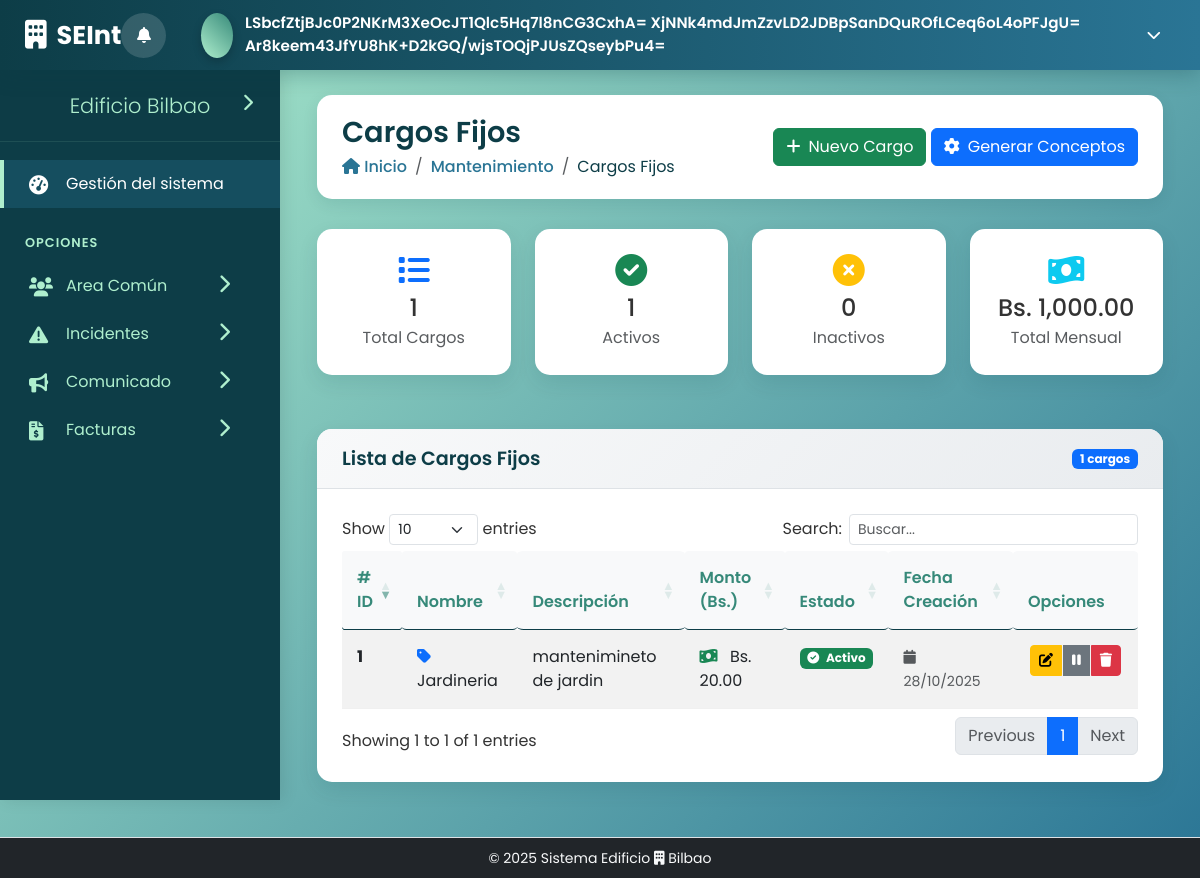
Screenshot of /public/controlador/CargosFijosControlador.php (signed in) with the database file from the repository.
### tables this page shows
CREATE TABLE cargos_fijos (
                              id_cargo INT AUTO_INCREMENT PRIMARY KEY,
                              nombre_cargo VARCHAR(255) NOT NULL,
                              monto DECIMAL(10,2) NOT NULL,
                              descripcion TEXT,
                              estado ENUM('activo', 'inactivo') DEFAULT 'activo',
                              fecha_creacion DATETIME DEFAULT CURRENT_TIMESTAMP,
                              fecha_actualizacion DATETIME DEFAULT CURRENT_TIMESTAMP ON UPDATE CURRENT_TIMESTAMP
);

### public/modelo/CargosFijosModelo.php (called while the page is built, shortened)
<?php
class CargosFijosModelo {
    private $db;
    public function __construct($db) {
        $this->db = $db;
    }
    public function obtenerCargosFijos() {
        try {
            $sql = "SELECT * FROM cargos_fijos ORDER BY nombre_cargo";
            $stmt = $this->db->prepare($sql);
            $stmt->execute();
            return $stmt->fetchAll(PDO::FETCH_ASSOC);
        } catch (PDOException $e) {
            error_log("Error en obtenerCargosFijos: " . $e->getMessage());
            return false;
        }
    }
    public function obtenerDepartamentosOcupados() {
        try {
            $sql = "
                SELECT DISTINCT d.id_departamento, d.numero, d.piso
                FROM departamento d
                JOIN tiene_departamento td ON d.id_departamento = td.id_departamento
                WHERE td.estado = 'activo'
                ORDER BY d.piso, d.numero
            ";
            $stmt = $this->db->prepare($sql);
            $stmt->execute();
            return $stmt->fetchAll(PDO::FETCH_ASSOC);
        } catch (PDOException $e) {
            error_log("Error en obtenerDepartamentosOcupados: " . $e->getMessage());
            return [];
        }
    }
    public function obtenerEstadisticasCargos() {
        try {
            $sql_cargos = "SELECT COUNT(*) as total_cargos,
                                  SUM(CASE WHEN estado = 'activo' THEN 1 ELSE 0 END) as cargos_activos,
                                  SUM(CASE WHEN estado = 'inactivo' THEN 1 ELSE 0 END) as cargos_inactivos,
                                  SUM(monto) as monto_total,
                                  SUM(CASE WHEN estado = 'activo' THEN monto ELSE 0 END) as monto_activos
                           FROM cargos_fijos";
            $stmt = $this->db->prepare($sql_cargos);
            $stmt->execute();
            $estadisticas = $stmt->fetch(PDO::FETCH_ASSOC);
            $departamentos = $this->obtenerDepartamentosOcupados();
            $estadisticas['total_departamentos'] = count($departamentos);
            $estadisticas['monto_mensual_total'] = $estadisticas['monto_activos'] * $estadisticas['total_departamentos'];
            return $estadisticas;
        } catch (PDOException $e) {
            error_log("Error en obtenerEstadisticasCargos: " . $e->getMessage());
            return [
                'total_cargos' => 0,
                'cargos_activos' => 0,
                'cargos_inactivos' => 0,
                'monto_total' => 0,
                'monto_activos' => 0,
                'total_departamentos' => 0,
                'monto_mensual_total' => 0
            ];
        }
    }
}
?>

### public/vista/ListarCargosFijosVista.php (the view, shortened to what this page needs)
<?php include("../../includes/header.php"); ?>
    <div class="page-header fade-in">
        <div class="page-title">
            <h1>Cargos Fijos</h1>
            <nav aria-label="breadcrumb">
                <ol class="breadcrumb">
                    <li class="breadcrumb-item"><a href="#"><i class="fas fa-home"></i> Inicio</a></li>
                    <li class="breadcrumb-item"><a href="#">Mantenimiento</a></li>
                    <li class="breadcrumb-item active" aria-current="page">Cargos Fijos</li>
                </ol>
            </nav>
        </div>
        <div class="page-actions">
            <a href="CargosFijosControlador.php?action=formularioCrearCargo" class="btn btn-success">
                <i class="fas fa-plus me-2"></i>Nuevo Cargo
            </a>
            <a href="CargosFijosControlador.php?action=vistaGenerarConceptos" class="btn btn-primary">
                <i class="fas fa-cog me-2"></i>Generar Conceptos
            </a>
        </div>
    </div>
    <div class="row fade-in mb-4">
        <div class="col-md-3">
            <div class="content-box text-center">
                <div class="content-box-body">
                    <i class="fas fa-list fa-2x text-primary mb-2"></i>
                    <h4 class="mb-1"><?php echo $estadisticas['total_cargos'] ?? 0; ?></h4>
                    <p class="text-muted mb-0">Total Cargos</p>
                </div>
            </div>
        </div>
        <div class="col-md-3">
            <div class="content-box text-center">
                <div class="content-box-body">
                    <i class="fas fa-check-circle fa-2x text-success mb-2"></i>
                    <h4 class="mb-1"><?php echo $estadisticas['cargos_activos'] ?? 0; ?></h4>
                    <p class="text-muted mb-0">Activos</p>
                </div>
            </div>
        </div>
        <div class="col-md-3">
            <div class="content-box text-center">
                <div class="content-box-body">
                    <i class="fas fa-times-circle fa-2x text-warning mb-2"></i>
                    <h4 class="mb-1"><?php echo $estadisticas['cargos_inactivos'] ?? 0; ?></h4>
                    <p class="text-muted mb-0">Inactivos</p>
                </div>
            </div>
        </div>
        <div class="col-md-3">
            <div class="content-box text-center">
                <div class="content-box-body">
                    <i class="fas fa-money-bill-wave fa-2x text-info mb-2"></i>
                    <h4 class="mb-1">Bs. <?php echo number_format($estadisticas['monto_mensual_total'] ?? 0, 2); ?></h4>
                    <p class="text-muted mb-0">Total Mensual</p>
                </div>
            </div>
        </div>
    </div>
    <div class="row fade-in">
        <div class="col-12">
            <div class="content-box">
                <div class="content-box-header d-flex justify-content-between align-items-center">
                    <h5>Lista de Cargos Fijos</h5>
                    <span class="badge bg-primary"><?php echo count($cargos); ?> cargos</span>
                </div>
                <div class="content-box-body">
                    <?php if (empty($cargos)): ?>
                        <div class="text-center py-4">
                            <i class="fas fa-money-bill-wave fa-3x text-muted mb-3"></i>
                            <p class="text-muted">No hay cargos fijos registrados</p>
                            <a href="CargosFijosControlador.php?action=formularioCrearCargo" class="btn btn-primary">
                                <i class="fas fa-plus me-2"></i>Crear Primer Cargo
                            </a>
                        </div>
                    <?php else: ?>
                        <div class="table-container">
                            <table id="tablaCargosFijos" class="table table-hover table-striped">
                                <thead>
                                <tr>
                                    <th># ID</th>
                                    <th>Nombre</th>
                                    <th>Descripción</th>
                                    <th>Monto (Bs.)</th>
                                    <th>Estado</th>
                                    <th>Fecha Creación</th>
                                    <th>Opciones</th>
                                </tr>
                                </thead>
                                <tbody>
                                <?php foreach ($cargos as $cargo): ?>
                                    <tr>
                                        <td><strong><?php echo htmlspecialchars($cargo['id_cargo']); ?></strong></td>
                                        <td>
                                            <i class="fas fa-tag text-primary me-2"></i>
                                            <?php echo htmlspecialchars($cargo['nombre_cargo']); ?>
                                        </td>
                                        <td>
                                            <?php echo htmlspecialchars($cargo['descripcion'] ?: 'Sin descripción'); ?>
                                        </td>
                                        <td>
                                            <i class="fas fa-money-bill-wave text-success me-2"></i>
                                            Bs. <?php echo number_format($cargo['monto'], 2); ?>
                                        </td>
                                        <td>
                                            <?php
                                            $badge_class = $cargo['estado'] == 'activo' ? 'bg-success' : 'bg-warning';
                                            $icon = $cargo['estado'] == 'activo' ? 'fa-check-circle' : 'fa-times-circle';
                                            ?>
                                            <span class="badge <?php echo $badge_class; ?>">
                                                <i class="fas <?php echo $icon; ?> me-1"></i>
                                                <?php echo ucfirst(htmlspecialchars($cargo['estado'])); ?>
                                            </span>
                                        </td>
                                        <td>
                                            <small class="text-muted">
                                                <i class="fas fa-calendar me-1"></i>
                                                <?php echo date('d/m/Y', strtotime($cargo['fecha_creacion'])); ?>
                                            </small>
                                        </td>
                                        <td>
                                            <div class="btn-group" role="group">
                                                <button class="btn btn-warning btn-sm"
                                                        data-bs-toggle="modal"
                                                        data-bs-target="#editarCargoModal"
                                                        data-id="<?php echo htmlspecialchars($cargo['id_cargo']); ?>"
                                                        data-nombre="<?php echo htmlspecialchars($cargo['nombre_cargo']); ?>"
                                                        data-descripcion="<?php echo htmlspecialchars($cargo['descripcion']); ?>"
                                                        data-monto="<?php echo htmlspecialchars($cargo['monto']); ?>"
                                                        data-estado="<?php echo htmlspecialchars($cargo['estado']); ?>"
                                                        title="Editar cargo">
                                                    <i class="fas fa-edit"></i>
                                                </button>
                                                <?php if ($cargo['estado'] == 'activo'): ?>
                                                    <button class="btn btn-secondary btn-sm"
                                                            data-bs-toggle="modal"
                                                            data-bs-target="#cambiarEstadoModal"
                                                            data-id="<?php echo htmlspecialchars($cargo['id_cargo']); ?>"
                                                            data-nombre="<?php echo htmlspecialchars($cargo['nombre_cargo']); ?>"
                                                            data-estado="inactivo"
                                                            title="Desactivar cargo">
                                                        <i class="fas fa-pause"></i>
                                                    </button>
                                                <?php endif; ?>
                                                <button class="btn btn-danger btn-sm"
                                                        data-bs-toggle="modal"
                                                        data-bs-target="#eliminarCargoModal"
                                                        data-id="<?php echo htmlspecialchars($cargo['id_cargo']); ?>"
                                                        data-nombre="<?php echo htmlspecialchars($cargo['nombre_cargo']); ?>"
                                                        title="Eliminar cargo">
                                                    <i class="fas fa-trash"></i>
                                                </button>
                                            </div>
                                        </td>
                                    </tr>
                                <?php endforeach; ?>
                                </tbody>
                            </table>
                        </div>
                    <?php endif; ?>
                </div>
            </div>
        </div>
    </div>
    <link rel="stylesheet" type="text/css" href="https://cdn.datatables.net/1.13.6/css/dataTables.bootstrap5.min.css">
    <link rel="stylesheet" type="text/css" href="https://cdn.datatables.net/responsive/2.5.0/css/responsive.bootstrap5.min.css">
<?php include("../../includes/footer.php"); ?>

### includes/css/dashboard.css (style rules this page uses)
:root { --celeste: #afefce; --verde-suave: #99b6a0; --verde: #368979; --azul: #2a7595; --azul-oscuro: #0d3d47; --sidebar-width: 280px; --sidebar-collapsed-width: 70px; --header-height: 70px; --transition-speed: 0.3s; }
* { margin: 0; padding: 0; box-sizing: border-box; }
body { font-family: 'Poppins', sans-serif; background: linear-gradient(135deg, var(--celeste) 0%, var(--azul) 100%); color: #333; overflow-x: hidden; min-height: 100vh; }
.page-header { display: flex; justify-content: space-between; align-items: center; margin-bottom: 30px; background: white; padding: 20px 25px; border-radius: 15px; box-shadow: 0 5px 15px rgba(13, 61, 71, 0.1); }
.page-title h1 { font-weight: 600; color: var(--azul-oscuro); margin: 0; font-size: 1.8rem; }
.breadcrumb { background: none; padding: 0; margin: 5px 0 0; }
.breadcrumb-item a { color: var(--azul); text-decoration: none; font-weight: 500; }
.breadcrumb-item.active { color: var(--azul-oscuro); }
.content-box { background: white; border-radius: 15px; box-shadow: 0 8px 20px rgba(13, 61, 71, 0.1); margin-bottom: 30px; overflow: hidden; transition: all 0.3s; }
.content-box-header { padding: 18px 25px; border-bottom: 1px solid #f0f0f0; display: flex; justify-content: space-between; align-items: center; background: linear-gradient(to right, #f8f9fa, white); }
.content-box-header h5 { font-weight: 600; margin: 0; color: var(--azul-oscuro); font-size: 1.2rem; }
.content-box-body { padding: 25px; }
.table thead th { color:var(--verde); border-color: #0d3d47; font-weight: 600; padding: 15px; border-radius: 4%; }
.table tbody tr { transition: all 0.2s; }
.table tbody td { padding: 15px; border-color: #f0f0f0; }
.fade-in { animation: fadeIn 0.6s ease-in-out; }

### public/vista/ListarCargosFijosVista.php (style rules this page uses)
.content-box-header { background: linear-gradient(135deg, #f8f9fa 0%, #e9ecef 100%); border-bottom: 1px solid #dee2e6; }
.table th { border-top: none; font-weight: 600; color: var(--azul-oscuro); background-color: #f8f9fa; }
.btn-group .btn { margin: 0 2px; }
.content-box.text-center { transition: transform 0.2s; }

### rows the page displays
cargos_fijos: id_cargo "1", nombre_cargo "Jardineria", descripcion "mantenimineto de jardin", monto "20.00", estado "Activo", fecha_creacion "28/10/2025"

### other values shown
$_SESSION['nombre'] "LSbcfZtjBJc0P2NKrM3XeOcJT1Qlc5Hq7l8nCG3CxhA="
$_SESSION['apellido_paterno'] "XjNNk4mdJmZzvLD2JDBpSanDQuROfLCeq6oL4oPFJgU="
$_SESSION['apellido_materno'] "Ar8keem43JfYU8hK+D2kGQ/wjsTOQjPJUsZQseybPu4="
$estadisticas['total_cargos'] "1"
$estadisticas['cargos_activos'] "1"
$estadisticas['cargos_inactivos'] "0"
$estadisticas['monto_mensual_total'] "1,000.00"
count($cargos) "1"
